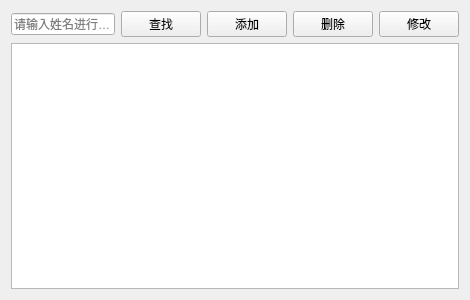
<?xml version="1.0" encoding="UTF-8"?>
<ui version="4.0">
 <class>PatientView</class>
 <widget class="QWidget" name="PatientView">
  <property name="geometry">
   <rect>
    <x>0</x>
    <y>0</y>
    <width>470</width>
    <height>300</height>
   </rect>
  </property>
  <property name="windowTitle">
   <string>患者管理</string>
  </property>
  <layout class="QVBoxLayout" name="verticalLayout">
   <item>
    <layout class="QHBoxLayout" name="horizontalLayout">
     <item>
      <widget class="QLineEdit" name="txSearch">
       <property name="placeholderText">
        <string>请输入姓名进行查找</string>
       </property>
      </widget>
     </item>
     <item>
      <widget class="QPushButton" name="btSearch">
       <property name="text">
        <string>查找</string>
       </property>
       <property name="icon">
        <iconset>
         <normaloff>img/search.png</normaloff>img/search.png</iconset>
       </property>
      </widget>
     </item>
     <item>
      <widget class="QPushButton" name="btAdd">
       <property name="text">
        <string>添加</string>
       </property>
       <property name="icon">
        <iconset>
         <normaloff>img/new.png</normaloff>img/new.png</iconset>
       </property>
      </widget>
     </item>
     <item>
      <widget class="QPushButton" name="btDelete">
       <property name="text">
        <string>删除</string>
       </property>
       <property name="icon">
        <iconset>
         <normaloff>img/delect.png</normaloff>img/delect.png</iconset>
       </property>
      </widget>
     </item>
     <item>
      <widget class="QPushButton" name="btEdit">
       <property name="text">
        <string>修改</string>
       </property>
       <property name="icon">
        <iconset>
         <normaloff>img/edit.png</normaloff>img/edit.png</iconset>
       </property>
      </widget>
     </item>
    </layout>
   </item>
   <item>
    <widget class="QTableView" name="tableView"/>
   </item>
  </layout>
 </widget>
 <resources/>
 <connections/>
</ui>
